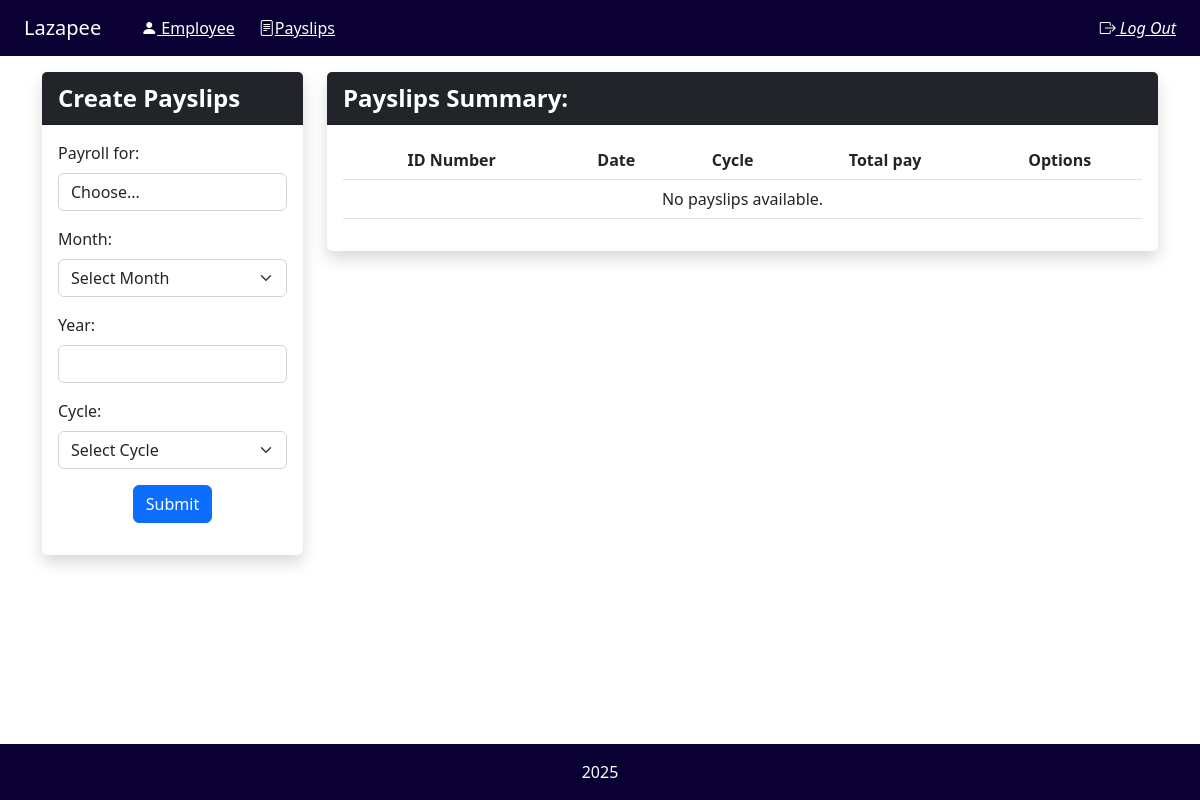
Before: /payslip with the older database file.
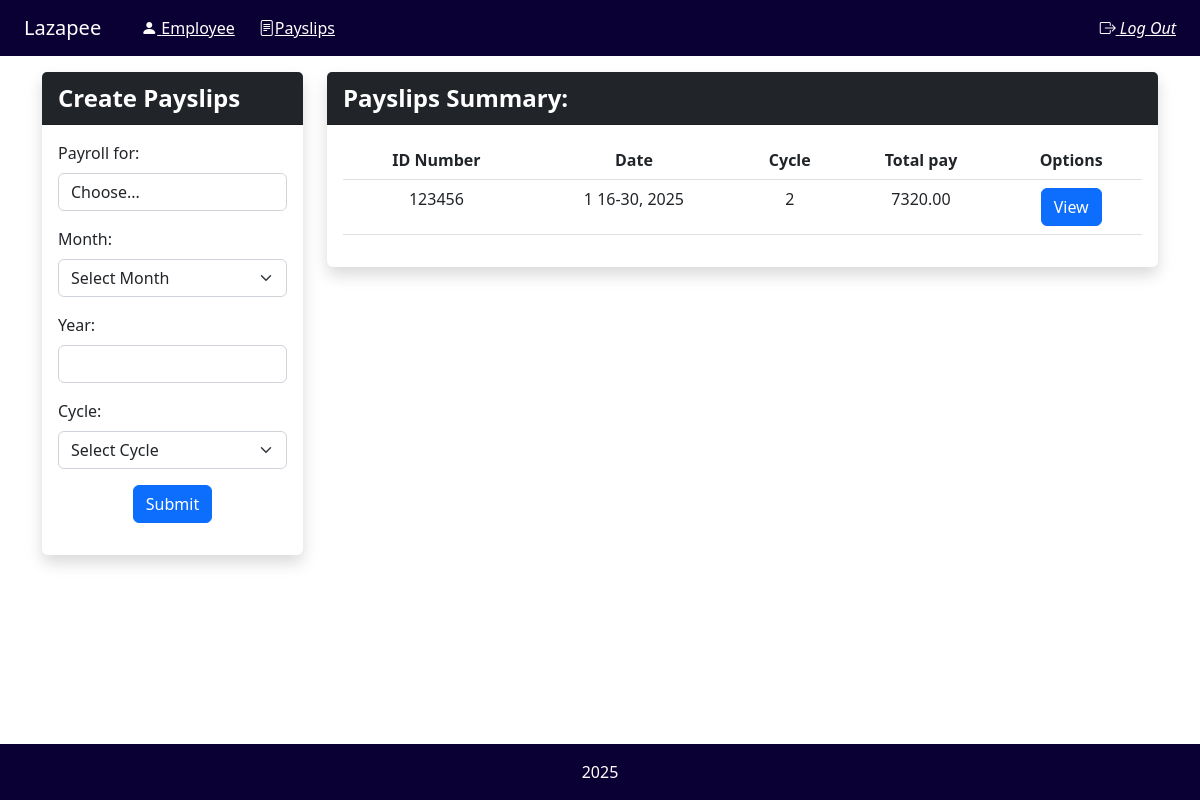
After: the same page with the newer database file.
### payroll_app/models.py (models this page shows, shortened)
class Payslip(models.Model):
    id_number = models.ForeignKey(Employee, on_delete=models.CASCADE)
    month = models.CharField(max_length=12)
    date_range = models.CharField(max_length=12)
    year = models.CharField(max_length=4)
    pay_cycle = models.CharField(max_length=12)
    rate = models.FloatField()
    earnings_allowance = models.FloatField()
    deductions_tax = models.FloatField()
    deductions_health = models.FloatField()
    pag_ibig = models.FloatField()
    sss =  models.FloatField()
    overtime = models.FloatField()
    total_pay = models.FloatField()
    objects = models.Manager()

class Employee(models.Model):
    account = models.ForeignKey(Account, on_delete=models.CASCADE, null=True)
    name = models.CharField(max_length=50)
    id_number = models.CharField(max_length=15, unique=True)
    rate = models.FloatField(default = 0.0)
    overtime_pay = models.FloatField(null=True, blank=True)
    allowance = models.FloatField(null=True, blank=True)
    objects = models.Manager()

### payroll_app/views.py (the view, shortened to what this page needs)
# urls.py: path('payslip', views.payslip, name='payslip'),
def payslip(request):
    employees = Employee.objects.all()
    payslips = Payslip.objects.all()
    return render(request, 'payroll_app/payslip.html', {
        'employee': employees,
        'payslip': payslips,
    })

### payroll_app/templates/payroll_app/payslip.html (shortened to what the changed rows need)
{% extends 'payroll_app/base.html' %}
{% load static %}
{% block content %}
    <div class="container-fluid">
        <div class="row">
            <div class="col-md-9">
                <div class="card shadow border-0">
                    <div class="card-body">
                        <table class="table table-hover">
                            <thead class="thead-light">
                                <tr>
                                    <th scope="col" class="text-center"> ID Number </th>
                                    <th scope="col" class="text-center"> Date </th>
                                    <th scope="col" class="text-center"> Cycle </th>
                                    <th scope="col" class="text-center"> Total pay </th>
                                    <th scope="col" class="text-center"> Options </th>
                                </tr>
                            </thead>
                            <tbody>
                                {% for p in payslip %}
                                <tr>
                                    <td class="text-center"> {{ p.id_number.id_number}} </td>
                                    <td class="text-center"> {{ p.month }} {{ p.date_range }}, {{ p.year }} </td>
                                    <td class="text-center"> {{ p.pay_cycle }} </td>
                                    <td class="text-center"> {{ p.total_pay|floatformat:2 }} </td>
                                    <td class="text-center"> <a href="{% url 'view_payslip' p.pk %}" class="btn btn-primary">View</a> </td>
                                </tr>
                                {% empty %}
                                <tr>
                                    <td colspan="5" class="text-center">No payslips available.</td>
                                </tr>
                                {% endfor %}
                            </tbody>
                        </table>
                    </div>
                </div>
            </div>
        </div>
    </div>
{% endblock %}

Changed rows visible on the page:
added Payslip: id_number.id_number "123456", month "1", date_range "16-30", year "2025", pay_cycle "2", total_pay "7320.00"
Other visible differences:
text no longer shown: "No payslips available."
